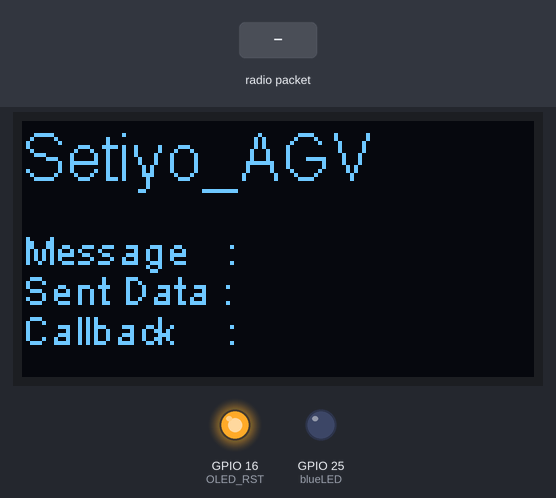
This sketch was run on a simulated ESP8266 (NodeMCU). On the bench: 128×64 one-colour display, output pins drawn as LEDs (lit = HIGH). The inputs (shaded band) are chosen by the test bench. No radio packets arrive unless stated; what the sketch prints to the serial monitor is not drawn.

Above: at 1.2 s.
1.3 s: radio packet "002,agv1jalan#" arrives
At 1.8 s:
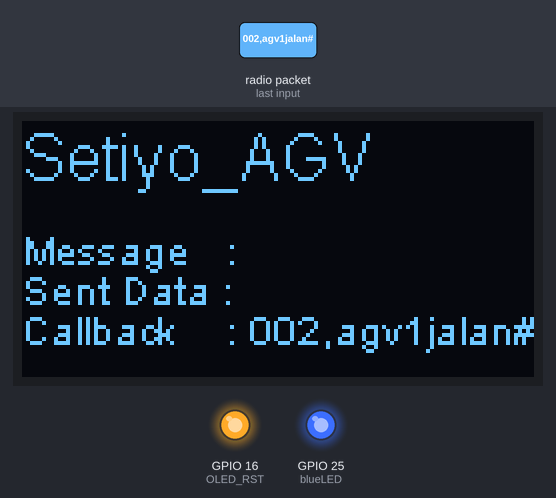
2.8 s: radio packet "1" arrives
At 4.2 s:
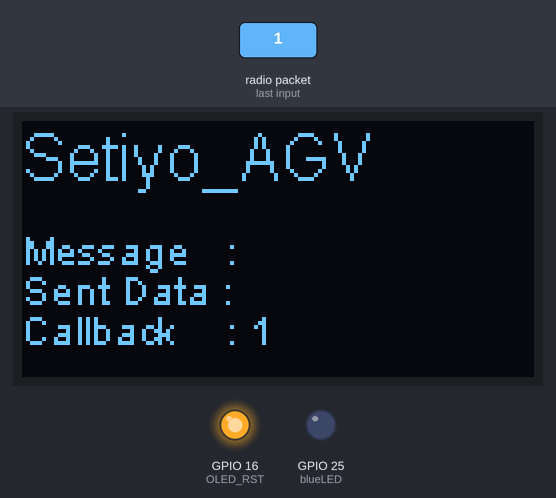
Timing chart, 0 to 5.8 s (numbered marks = the images above; inputs shaded):
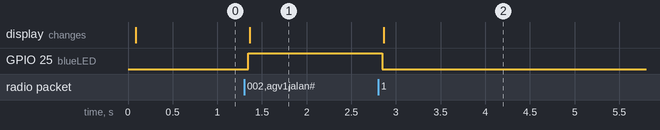

Measured:
- after the input at 1.3 s, GPIO 25 (blueLED): LOW → HIGH after 0.05 s; the display: changes after 0.06 s (image 1)
- after the input at 2.8 s, GPIO 25 (blueLED): HIGH → LOW after 0.05 s; the display: changes after 0.06 s (image 2)

The sketch:

FFLoRaNode1.ino
```cpp
//#include <SPI.h>
#include <LoRa.h>
#include "SSD1306Wire.h" // https://github.com/ThingPulse/esp8266-oled-ssd1306/blob/master/src/SSD1306Wire.h
#include "tombol.h"
#include "OledSSD130.h"
#include "LoRa32.h"

const int blueLED = 25;

void setup() {
  Serial.begin(115200);
  pinMode(blueLED, OUTPUT);
  pinMode(buttonPin, INPUT_PULLUP);

  OledSSD130_setup();
  LoRa32_setup();
}


void loop() {
//  LoRa_Message = "001,";    // id
//  LoRa_Message += millis()/100;   // kirim data millis,
//  LoRa_Message += "#";             // tanda akhir data


  if(tombol(buttonPin) == true){
    LoRa_Message = "001,";    // id
    LoRa_Message += "agv1siap";   // kirim data millis,
    LoRa_Message += "#";             // tanda akhir data
    LoRa_kirimPesanData = LoRa_Message;
    LoRa_kirimPesanStatus = true;
  }
  LoRa_kirimPesan(LoRa_kirimPesanData);

  if(LoRa_callbackMessage() == "002,agv1jalan#"){
    digitalWrite(blueLED, HIGH);
  }
  else{
    digitalWrite(blueLED, LOW);
  }
/*-------------Display Oled--------------------------------*/
  display.setFont(ArialMT_Plain_16);
  display.drawString(0, 0, "Setiyo_AGV");
  display.setFont(ArialMT_Plain_10);
  display.drawString(0, 26, "Message   : " + LoRa_Message);
  display.drawString(0, 36, "Sent Data : " + LoRa_kirimPesanData);
  display.drawString(0, 46, "Callback    : " + LoRa_callbackMessage());
  display.display();
  display.clear();

}
```

LoRa32.h
```cpp
#define SCK     5    // GPIO5  -- lora SCK
#define RST     23   // GPIO23 atau GPIO12 atau GPIO14 -- RESET (If Lora does not work, replace it with GPIO14)
#define DI0     26   // GPIO26 -- IRQ(Interrupt Request)
#define BAND    915E6

String LoRa_Message;
String LoRa_TerimaBalik;
String LoRa_kirimPesanData;  //DataYangDiKirim
bool   LoRa_kirimPesanStatus = false;

void LoRa_rxMode();
void LoRa_txMode();
void LoRa_sendMessage(String message);
void onReceive(int packetSize);
String LoRa_callbackMessage();
void LoRa_kirimPesan(String LoRa_kirimPesanDatanya);


void LoRa32_setup(){
  while (!Serial);
  LoRa.setPins(SS, RST, DI0);
  Serial.println("LoRa Receiver Callback");
  if (!LoRa.begin(BAND))
  {
    Serial.println("Starting LoRa failed!");
    while (1);
  }
  LoRa.onReceive(onReceive);
  LoRa_rxMode();
}

void LoRa_rxMode(){
  LoRa.enableInvertIQ();                // active invert I and Q signals
  LoRa.receive();                       // set receive mode
}

void LoRa_txMode(){
  LoRa.idle();                          // set standby mode
  LoRa.disableInvertIQ();               // normal mode
}
void LoRa_sendMessage(String message) {
  LoRa_txMode();                        // set tx mode
  LoRa.beginPacket();                   // start packet
  LoRa.print(message);                  // add payload
  LoRa.endPacket();                     // finish packet and send it
  LoRa_rxMode();                        // set rx mode
  delay(50);                            // minimal delay(50), untuk transisi menjadi rx mode
}

void onReceive(int packetSize) {
  String message = "";
  while (LoRa.available()) {
    message += (char)LoRa.read();
  }
  LoRa_TerimaBalik = message;
}

String LoRa_callbackMessage(){ // Terima data dati gateway
  return LoRa_TerimaBalik;
}

void LoRa_kirimPesan(String LoRa_kirimPesanDatanya){
  if(LoRa_kirimPesanStatus == true) {
    LoRa_sendMessage(LoRa_kirimPesanDatanya);
    Serial.print("sent: ");
    Serial.println(LoRa_kirimPesanDatanya);
  }

  if(LoRa_callbackMessage() == LoRa_kirimPesanDatanya){
    LoRa_kirimPesanStatus = false;
  }
}
```

OledSSD130.h
```cpp
/*-------replace default pin  OLED_SDA=4, OLED_SCL=15 with  OLED_SDA=21, OLED_SCL=22------*/
#define OLED_SDA 21
#define OLED_SCL 22
#define OLED_RST 16
SSD1306Wire  display(0x3c, OLED_SDA, OLED_SCL); // OLED_SDA=4, OLED_SCL=15

void OledSSD130_setup(){
  /*---------START aktivas Oled-------*/
  pinMode(OLED_RST, OUTPUT);
  digitalWrite(OLED_RST, LOW);    // set GPIO16 low to reset OLED
  delay(50);
  digitalWrite(OLED_RST, HIGH); // while OLED is running, must set GPIO16 in high、
  /*--Initialising the UI will init the display too--------*/
  display.init();
  display.flipScreenVertically();
  display.setFont(ArialMT_Plain_10);
  /*--clear the display---------------*/
  display.clear();
/*---------aktivasi Oled END---------*/
}
```

tombol.h
```cpp
const int buttonPin = 15;    // the pin that the pushbutton is attached to
bool lastTombolState = 1;

bool tombol(const int pin){
  bool buttonState;
  bool buttonPushCounter = false;
  buttonState = digitalRead(pin);
  if (buttonState != lastTombolState) {
    if (buttonState == HIGH){
      buttonPushCounter = true;
//      Serial.println("cek");
    }
  }
  lastTombolState = buttonState;

  if (buttonPushCounter == true) {
    buttonPushCounter = false;
    return true;
  }else{
    return false;
  }

}
```
